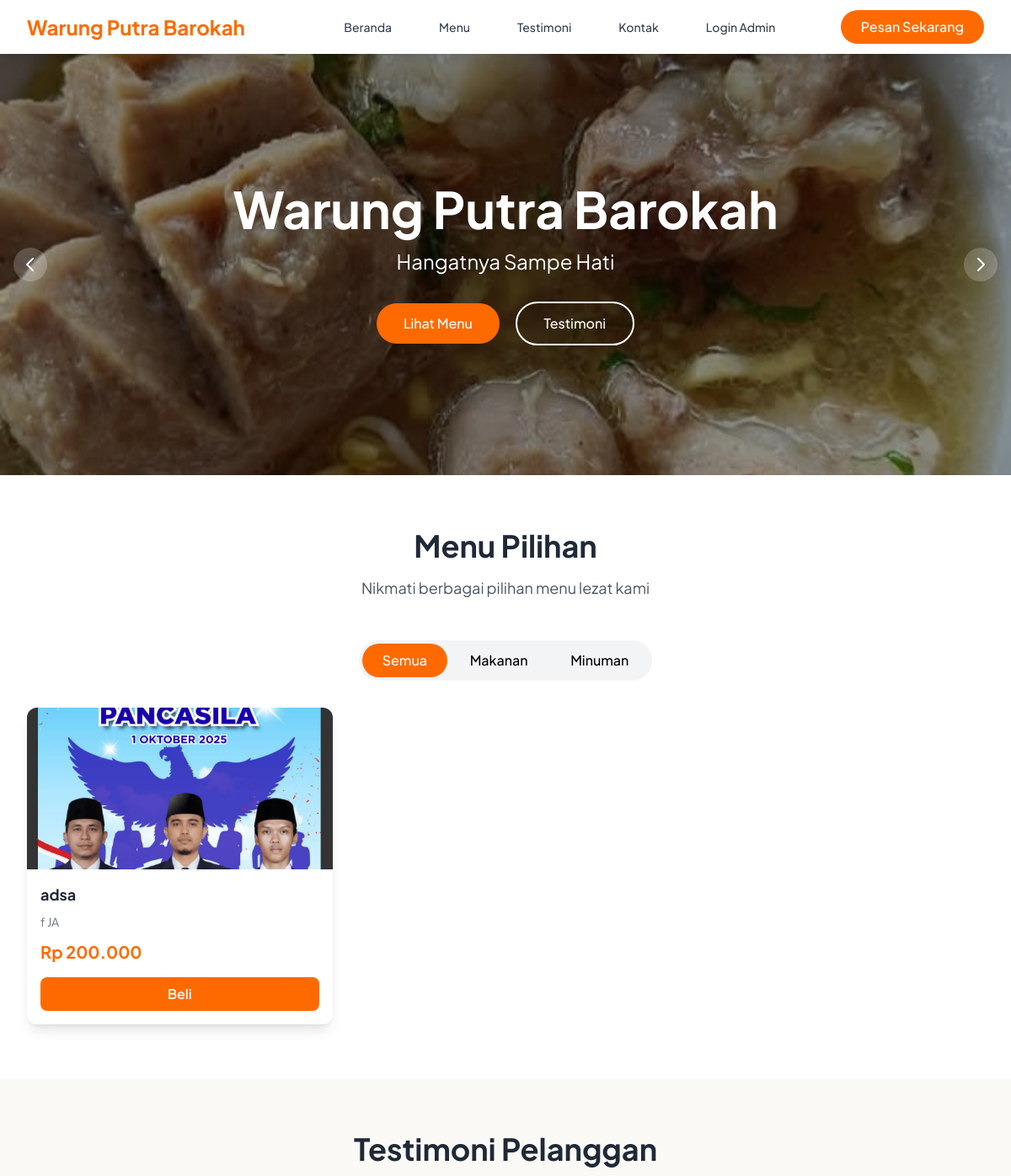
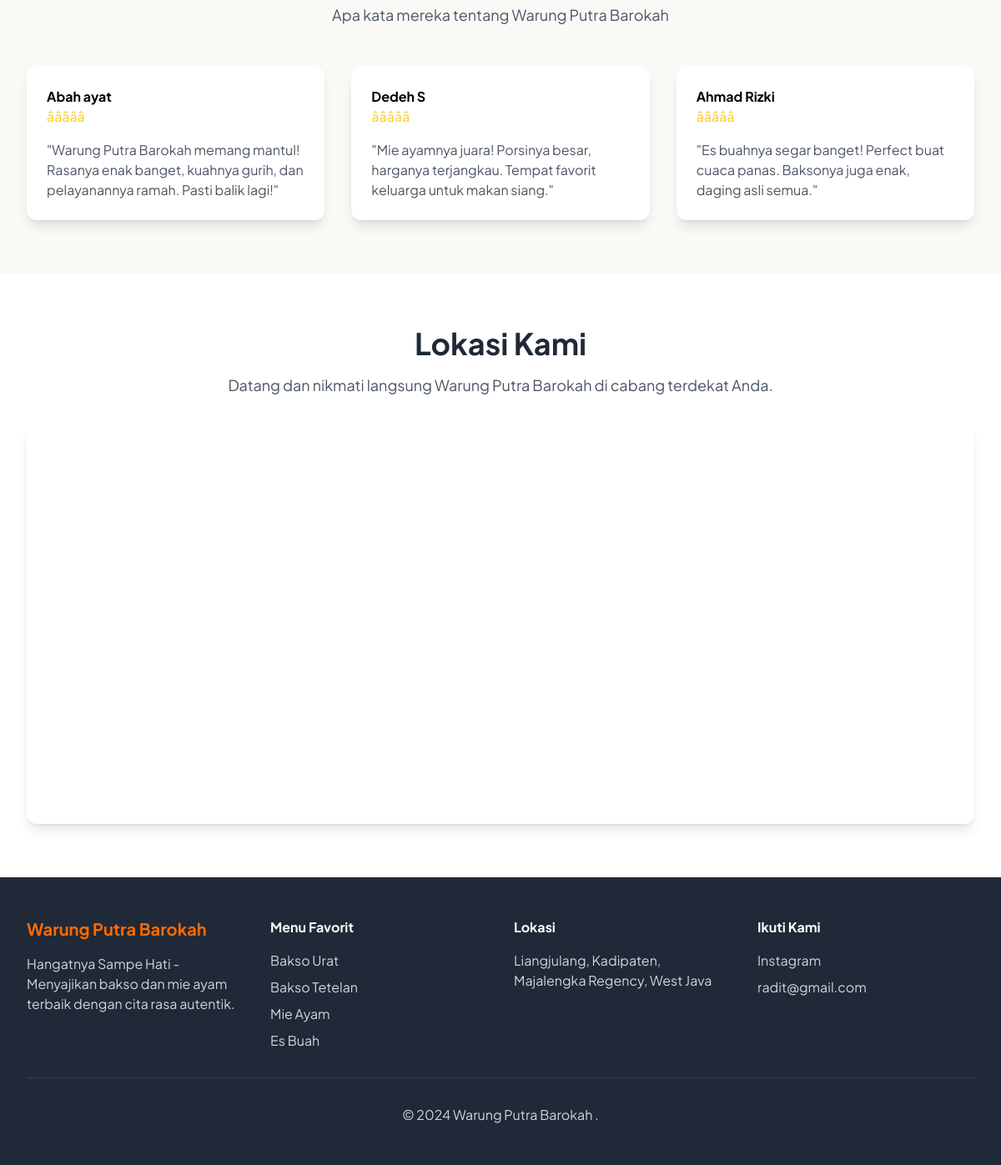
The page / on the database its author committed (2 pictures, top to bottom).
### tables this page shows
CREATE TABLE `produk` (
  `id` int UNSIGNED NOT NULL,
  `nama` varchar(150) NOT NULL,
  `deskripsi` text NOT NULL,
  `harga` int UNSIGNED NOT NULL,
  `gambar` varchar(255) NOT NULL,
  `created_at` timestamp NULL DEFAULT CURRENT_TIMESTAMP,
  `updated_at` timestamp NULL DEFAULT CURRENT_TIMESTAMP ON UPDATE CURRENT_TIMESTAMP
);

### index.php (the view, shortened to what this page needs)
<?php
include 'connection.php';
$produk = [];
$dbError = '';
$sql = "SELECT id, nama, harga, deskripsi, gambar, created_at FROM produk ORDER BY created_at DESC";
$result = $conn->query($sql);
if ($result instanceof mysqli_result) {
  while ($row = $result->fetch_assoc()) {
    $produk[] = $row;
  }
} else {
  $dbError = $conn->error;
}
function formatRupiah($value)
{
  return 'Rp ' . number_format((float) $value, 0, ',', '.');
}
?>
<!DOCTYPE html>
<html lang="id">
  <head>
    <script src="https://cdn.tailwindcss.com"></script>
  </head>
  <body class="bg-milk font-body">
    <nav class="bg-white shadow-lg sticky top-0 z-50">
      <div class="max-w-7xl mx-auto px-4 sm:px-6 lg:px-8">
        <div class="flex justify-between items-center h-16">
          <div class="flex-shrink-0">
            <h1 class="text-2xl font-bold text-orange-deep">
              Warung Putra Barokah
            </h1>
          </div>
          <div class="hidden md:block">
            <div class="ml-10 flex items-baseline space-x-8">
              <a
                href="#home"
                class="text-gray-700 hover:text-orange-deep px-3 py-2 text-sm font-medium transition-colors"
                >Beranda</a
              >
              <a
                href="#menu"
                class="text-gray-700 hover:text-orange-deep px-3 py-2 text-sm font-medium transition-colors"
                >Menu</a
              >
              <a
                href="#testimonials"
                class="text-gray-700 hover:text-orange-deep px-3 py-2 text-sm font-medium transition-colors"
                >Testimoni</a
              >
              <a
                href="#contact"
                class="text-gray-700 hover:text-orange-deep px-3 py-2 text-sm font-medium transition-colors"
                >Kontak</a
              >
              <a
                href="admin/login.php"
                class="text-gray-700 hover:text-orange-deep px-3 py-2 text-sm font-medium transition-colors"
                >Login Admin</a
              >
            </div>
          </div>
          <div class="hidden md:block">
            <a
              href="#menu"
              class="bg-orange-deep text-white px-6 py-2 rounded-full hover:bg-orange-600 transition-colors font-medium inline-block"
            >
              Pesan Sekarang
            </a>
          </div>
        </div>
      </div>
    </nav>
    <section id="home" class="relative h-96 md:h-[500px] overflow-hidden">
      <div id="carousel" class="relative w-full h-full">
        <div
          class="carousel-slide absolute inset-0 transition-opacity duration-500 opacity-100"
         >
          <div
            class="absolute inset-0 bg-black bg-opacity-40 flex items-center justify-center"
          >
            <div class="text-center text-white px-4">
              <h2 class="text-4xl md:text-6xl font-bold mb-4">
              </h2>
              <p class="text-xl md:text-2xl mb-8">Hangatnya Sampe Hati</p>
              <div class="space-x-4">
                <button
                  class="bg-orange-deep text-white px-8 py-3 rounded-full hover:bg-orange-600 transition-colors font-medium"
                >
                </button>
                <button
                  class="border-2 border-white text-white px-8 py-3 rounded-full hover:bg-white hover:text-gray-800 transition-colors font-medium"
                >
                </button>
              </div>
            </div>
          </div>
        </div>
        <div
          class="carousel-slide absolute inset-0 transition-opacity duration-500 opacity-100"
         >
          <div
            class="absolute inset-0 bg-black bg-opacity-40 flex items-center justify-center"
          >
            <div class="text-center text-white px-4">
              <h2 class="text-4xl md:text-6xl font-bold mb-4">
              </h2>
              <p class="text-xl md:text-2xl mb-8">Hangatnya Sampe Hati</p>
              <div class="space-x-4">
                <button
                  class="bg-orange-deep text-white px-8 py-3 rounded-full hover:bg-orange-600 transition-colors font-medium"
                >
                </button>
                <button
                  class="border-2 border-white text-white px-8 py-3 rounded-full hover:bg-white hover:text-gray-800 transition-colors font-medium"
                >
                </button>
              </div>
            </div>
          </div>
        </div>
      </div>
      <button
        id="prev-btn"
        class="absolute left-4 top-1/2 transform -translate-y-1/2 bg-white bg-opacity-20 hover:bg-opacity-40 text-white p-2 rounded-full transition-all"
      >
        <svg
          class="w-6 h-6"
          fill="none"
          stroke="currentColor"
          viewBox="0 0 24 24"
        >
          <path
            stroke-linecap="round"
            stroke-linejoin="round"
            stroke-width="2"
            d="M15 19l-7-7 7-7"
          ></path>
        </svg>
      </button>
      <button
        id="next-btn"
        class="absolute right-4 top-1/2 transform -translate-y-1/2 bg-white bg-opacity-20 hover:bg-opacity-40 text-white p-2 rounded-full transition-all"
      >
        <svg
          class="w-6 h-6"
          fill="none"
          stroke="currentColor"
          viewBox="0 0 24 24"
        >
          <path
            stroke-linecap="round"
            stroke-linejoin="round"
            stroke-width="2"
            d="M9 5l7 7-7 7"
          ></path>
        </svg>
      </button>
    </section>
    <section id="menu" class="py-16 bg-white">
      <div class="max-w-7xl mx-auto px-4 sm:px-6 lg:px-8">
        <div class="text-center mb-12">
          <h2 class="text-3xl md:text-4xl font-bold text-gray-800 mb-4">
            Menu Pilihan
          </h2>
          <p class="text-gray-600 text-lg">
            Nikmati berbagai pilihan menu lezat kami
          </p>
        </div>
          <div class="flex justify-center mb-8">
            <div class="bg-gray-100 p-1 rounded-full">
              <button
                class="filter-btn active px-6 py-2 rounded-full font-medium transition-colors"
                data-filter="all"
            >
              Semua
            </button>
            <button
              class="filter-btn px-6 py-2 rounded-full font-medium transition-colors"
              data-filter="makanan"
            >
              Makanan
            </button>
            <button
              class="filter-btn px-6 py-2 rounded-full font-medium transition-colors"
              data-filter="minuman"
            >
              Minuman
              </button>
            </div>
          </div>
          <div
            class="grid grid-cols-1 md:grid-cols-2 lg:grid-cols-3 xl:grid-cols-4 gap-6"
          >
            <?php if (!empty($produk)): ?>
              <?php foreach ($produk as $item): ?>
                <?php
                  $imageFile = $item['gambar'] ?? '';
                  $namaProduk = $item['nama'] ?? '';
                  $deskripsiProduk = $item['deskripsi'] ?? '';
                  $imageSrc = !empty($imageFile)
                    ? 'menu/' . htmlspecialchars($imageFile, ENT_QUOTES, 'UTF-8')
                    : 'https://via.placeholder.com/400x320?text=Produk';
                  $kategori = 'makanan';
                ?>
                <div
                  class="menu-item bg-white rounded-xl shadow-lg overflow-hidden hover:shadow-xl transition-shadow"
                  data-category="<?php echo $kategori; ?>"
                >
                  <?php if (!empty($imageFile)): ?>
                    <img
                      src="<?php echo $imageSrc; ?>"
                      alt="<?php echo htmlspecialchars($namaProduk ?: 'Produk', ENT_QUOTES, 'UTF-8'); ?>"
                      class="w-full h-48 object-cover"
                    />
                  <?php else: ?>
                    <div class="w-full h-48 bg-gray-100 text-gray-400 flex items-center justify-center text-sm">
                      Tidak ada gambar
                    </div>
                  <?php endif; ?>
                  <div class="p-4">
                    <h3 class="font-bold text-lg mb-2 text-gray-800">
                      <?php echo htmlspecialchars($namaProduk, ENT_QUOTES, 'UTF-8'); ?>
                    </h3>
                    <p class="text-gray-500 text-sm mb-3">
                      <?php echo htmlspecialchars($deskripsiProduk, ENT_QUOTES, 'UTF-8'); ?>
                    </p>
                    <p class="text-orange-deep font-bold text-xl mb-4">
                      <?php echo formatRupiah($item['harga'] ?? 0); ?>
                    </p>
                    <a
                      href="pembelian.php?id=<?php echo (int) ($item['id'] ?? 0); ?>"
                      class="w-full inline-block bg-orange-deep text-white py-2 rounded-lg hover:bg-orange-600 transition-colors text-center font-semibold"
                    >
                      Beli
                    </a>
                  </div>
                </div>
              <?php endforeach; ?>
            <?php elseif (!$dbError): ?>
              <div class="col-span-full rounded-2xl border border-orange-deep/20 bg-orange-deep/5 p-10 text-center text-gray-600">
                Menu belum tersedia. Silakan cek kembali nanti.
              </div>
            <?php endif; ?>
          </div>
      </div>
    </section>
    <section id="testimonials" class="py-16 bg-milk">
      <div class="max-w-7xl mx-auto px-4 sm:px-6 lg:px-8">
        <div class="text-center mb-12">
          <h2 class="text-3xl md:text-4xl font-bold text-gray-800 mb-4">
            Testimoni Pelanggan
          </h2>
          <p class="text-gray-600 text-lg">
            Apa kata mereka tentang Warung Putra Barokah
          </p>
        </div>
        <div class="grid grid-cols-1 md:grid-cols-2 lg:grid-cols-3 gap-8">
          <div class="bg-white p-6 rounded-xl shadow-lg">
            <div class="flex items-center mb-4">
              <div>
                <h4 class="font-bold">Abah ayat
                </h4>
                <div class="text-yellow-400">â­â­â­â­â­</div>
              </div>
            </div>
            <p class="text-gray-600">
              "Warung Putra Barokah memang mantul! Rasanya enak banget, kuahnya
              gurih, dan pelayanannya ramah. Pasti balik lagi!"
            </p>
          </div>
          <div class="bg-white p-6 rounded-xl shadow-lg">
            <div class="flex items-center mb-4">
              <div>
                <h4 class="font-bold">Dedeh S</h4>
                <div class="text-yellow-400">â­â­â­â­â­</div>
              </div>
            </div>
            <p class="text-gray-600">
              "Mie ayamnya juara! Porsinya besar, harganya terjangkau. Tempat
              favorit keluarga untuk makan siang."
            </p>
          </div>
          <div class="bg-white p-6 rounded-xl shadow-lg">
            <div class="flex items-center mb-4">
              <div>
                <h4 class="font-bold">Ahmad Rizki</h4>
                <div class="text-yellow-400">â­â­â­â­â­</div>
              </div>
            </div>
            <p class="text-gray-600">
              "Es buahnya segar banget! Perfect buat cuaca panas. Baksonya juga
              enak, daging asli semua."
            </p>
          </div>
        </div>
      </div>
    </section>
    <section id="location" class="py-16 bg-white">
      <div class="max-w-7xl mx-auto px-4 sm:px-6 lg:px-8">
        <div class="text-center mb-8">
          <h2 class="text-3xl md:text-4xl font-bold text-gray-800 mb-4">
            Lokasi Kami
          </h2>
          <p class="text-gray-600 text-lg">
            Datang dan nikmati langsung Warung Putra Barokah di cabang terdekat
            Anda.
          </p>
        </div>
        <div
          class="w-full h-[400px] md:h-[480px] rounded-xl overflow-hidden shadow-lg"
        >
          <iframe
            src="https://www.google.com/maps/embed?pb=!4v1758112547559!6m8!1m7!1sL2vvHI1ki5698cbjn9LObA!2m2!1d-6.782047689201697!2d108.1707409775712!3f252.5613351864675!4f-0.31915517760808143!5f0.7820865974627469"
            width="600"
            height="450"
            style="border: 0"
            allowfullscreen=""
            loading="lazy"
            class="w-full h-full"
          ></iframe>
        </div>
      </div>
    </section>
    <footer id="contact" class="bg-gray-800 text-white py-12">
      <div class="max-w-7xl mx-auto px-4 sm:px-6 lg:px-8">
        <div class="grid grid-cols-1 md:grid-cols-4 gap-8">
          <div>
            <h3 class="text-xl font-bold mb-4 text-orange-deep">
              Warung Putra Barokah
            </h3>
            <p class="text-gray-300">
              Hangatnya Sampe Hati - Menyajikan bakso dan mie ayam terbaik
              dengan cita rasa autentik.
            </p>
          </div>
          <div>
            <h4 class="font-bold mb-4">Menu Favorit</h4>
            <ul class="space-y-2 text-gray-300">
              <li>
                <a href="#menu" class="hover:text-orange-deep transition-colors"
                  >Bakso Urat</a
                >
              </li>
              <li>
                <a href="#menu" class="hover:text-orange-deep transition-colors"
                  >Bakso Tetelan</a
                >
              </li>
              <li>
                <a href="#menu" class="hover:text-orange-deep transition-colors"
                  >Mie Ayam</a
                >
              </li>
              <li>
                <a href="#menu" class="hover:text-orange-deep transition-colors"
                  >Es Buah</a
                >
              </li>
            </ul>
          </div>
          <div>
            <h4 class="font-bold mb-4">Lokasi</h4>
            <ul class="space-y-2 text-gray-300">
              <li>
                <a
                  href="#contact"
                  class="hover:text-orange-deep transition-colors"
                  >Liangjulang, Kadipaten, Majalengka Regency, West Java</a
                >
              </li>
            </ul>
          </div>
          <div>
            <h4 class="font-bold mb-4">Ikuti Kami</h4>
            <ul class="space-y-2 text-gray-300">
              <li>
                <a
                  href="https://www.instagram.com/"
                  class="hover:text-orange-deep transition-colors"
                  target="_blank"
                  rel="noreferrer"
                  >Instagram</a
                >
              </li>
              <li>
                <a
                  href="mailto:radit@gmail.com"
                  class="hover:text-orange-deep transition-colors"
                  >radit@gmail.com</a
                >
              </li>
            </ul>
          </div>
        </div>
        <div
          class="border-t border-gray-700 mt-8 pt-8 text-center text-gray-300"
        >
          <p>&copy; 2024 Warung Putra Barokah .</p>
        </div>
      </div>
    </footer>
  </body>
</html>

### rows shown on the page
produk: gambar (picture), nama "adsa", deskripsi "f JA", harga "Rp 200.000"
